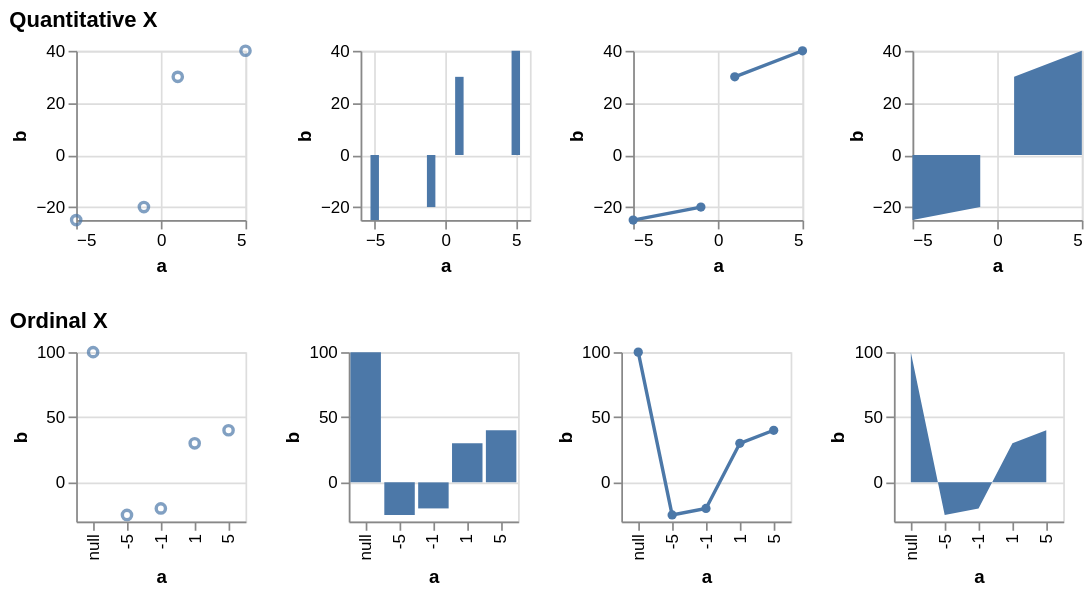

The specification (Vega-Lite) saved for this image:
### Vega-Lite specification from a JSON file in a GitHub repository (floating-point values rounded to 4 significant figures)
{"$schema": "https://vega.github.io/schema/vega-lite/v6.json", "description": "Testing invalid", "data": {"values": [{"a": null, "b": 100}, {"a": -10, "b": null}, {"a": -5, "b": -25}, {"a": -1, "b": -20}, {"a": 0, "b": null}, {"a": 1, "b": 30}, {"a": 5, "b": 40}, {"a": 10, "b": null}]}, "config": {"mark": {"invalid": "break-paths-filter-domains", "tooltip": true}}, "vconcat": [{"title": "Quantitative X", "hconcat": [{"width": 100, "height": 100, "mark": "point", "encoding": {"x": {"field": "a", "type": "quantitative"}, "y": {"field": "b", "type": "quantitative"}}}, {"width": 100, "height": 100, "mark": "bar", "encoding": {"x": {"field": "a", "type": "quantitative"}, "y": {"field": "b", "type": "quantitative"}}}, {"width": 100, "height": 100, "layer": [{"mark": "line", "encoding": {"x": {"field": "a", "type": "quantitative"}, "y": {"field": "b", "type": "quantitative"}}}, {"mark": {"type": "point", "opacity": 1, "filled": true}, "encoding": {"x": {"field": "a", "type": "quantitative"}, "y": {"field": "b", "type": "quantitative"}}}]}, {"width": 100, "height": 100, "mark": "area", "encoding": {"x": {"field": "a", "type": "quantitative"}, "y": {"field": "b", "type": "quantitative"}}}]}, {"title": "Ordinal X", "hconcat": [{"width": 100, "height": 100, "mark": "point", "encoding": {"x": {"field": "a", "type": "ordinal"}, "y": {"field": "b", "type": "quantitative"}}}, {"width": 100, "height": 100, "mark": "bar", "encoding": {"x": {"field": "a", "type": "ordinal"}, "y": {"field": "b", "type": "quantitative"}}}, {"width": 100, "height": 100, "layer": [{"mark": "line", "encoding": {"x": {"field": "a", "type": "ordinal"}, "y": {"field": "b", "type": "quantitative"}}}, {"mark": {"type": "point", "opacity": 1, "filled": true}, "encoding": {"x": {"field": "a", "type": "ordinal"}, "y": {"field": "b", "type": "quantitative"}}}]}, {"width": 100, "height": 100, "mark": "area", "encoding": {"x": {"field": "a", "type": "ordinal"}, "y": {"field": "b", "type": "quantitative"}}}]}]}
